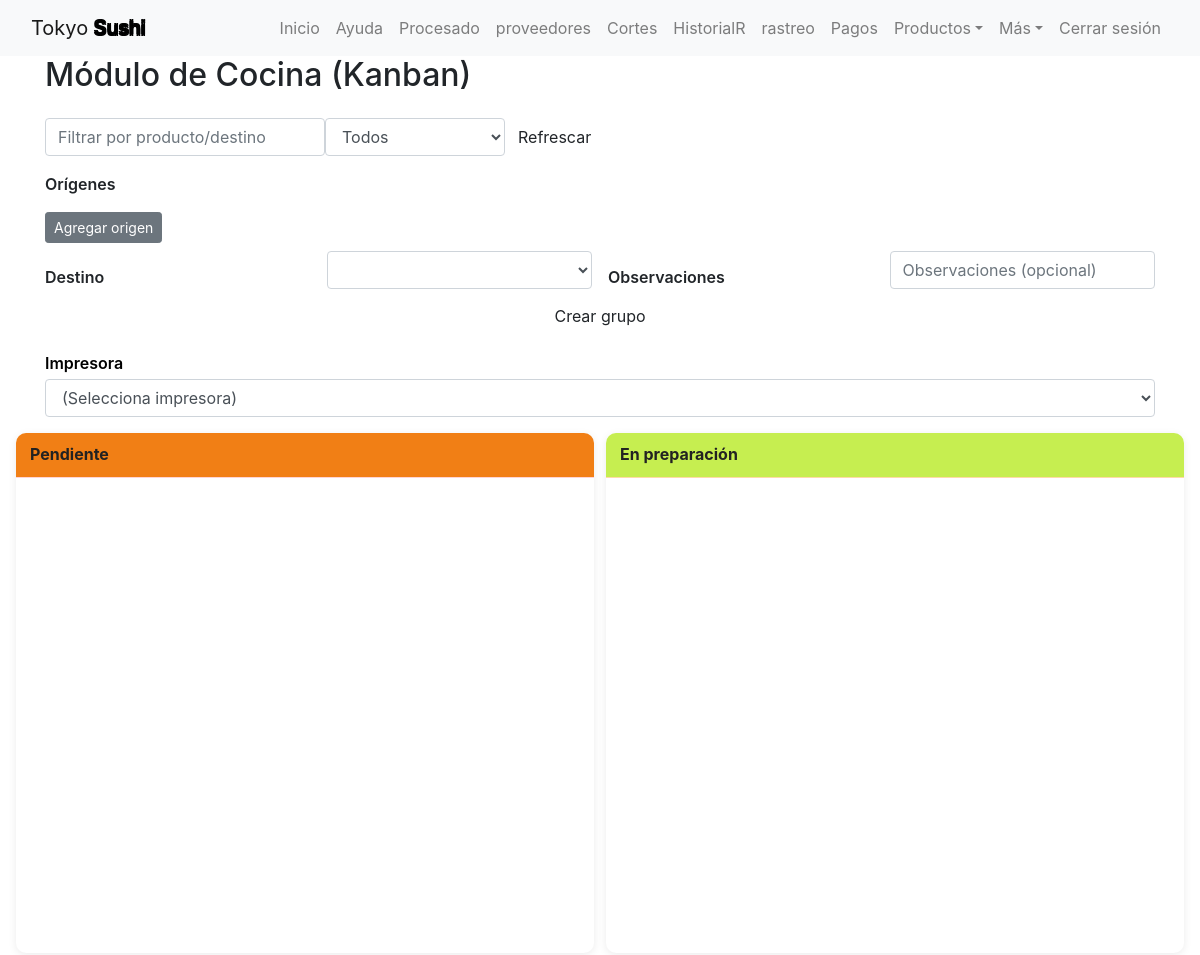
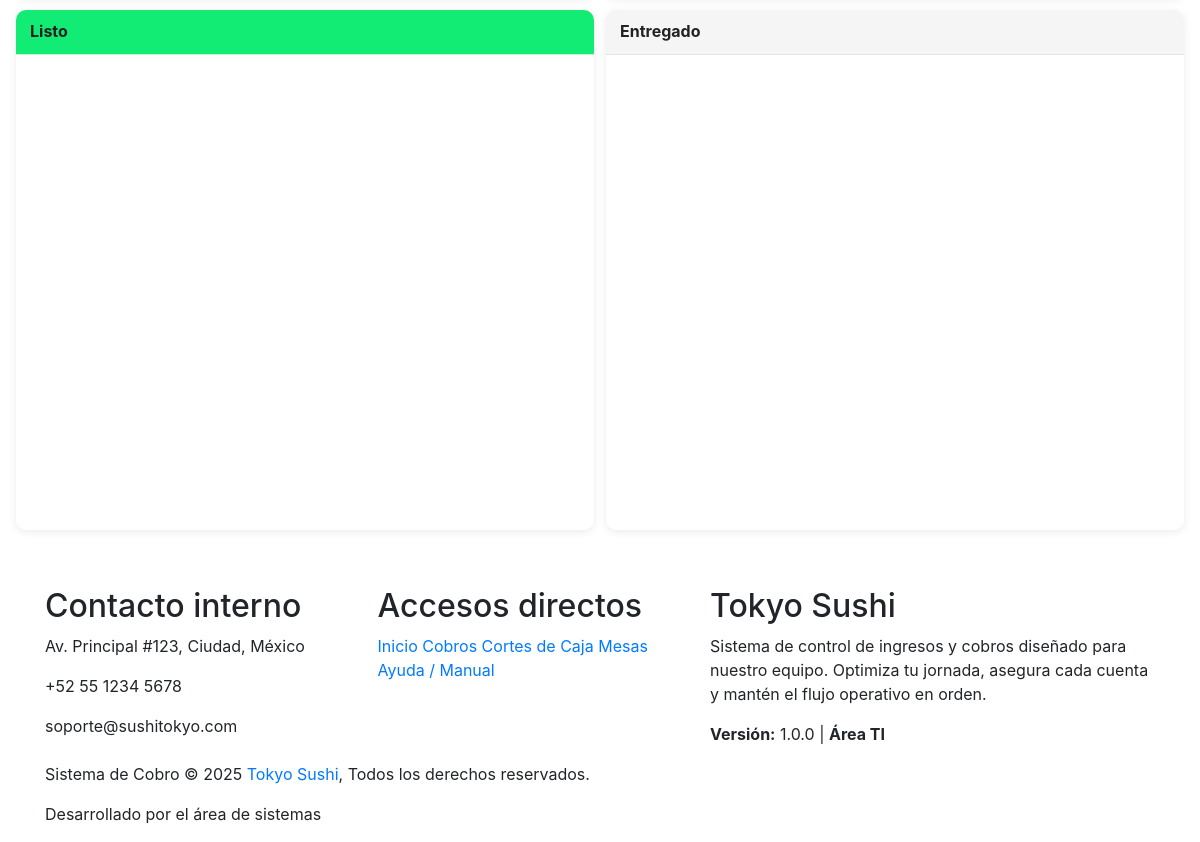
The page /vistas/cocina/cocina2.php (signed in) on the database its author committed (2 pictures, top to bottom).
### tables this page shows
CREATE TABLE `rutas` (
  `id` int(11) NOT NULL,
  `nombre` varchar(100) NOT NULL,
  `path` varchar(255) NOT NULL,
  `tipo` enum('link','dropdown','dropdown-item') NOT NULL,
  `grupo` varchar(50) DEFAULT NULL,
  `orden` int(11) DEFAULT 0
);

### vistas/cocina/cocina2.php (the view, shortened to what this page needs)
<?php
require_once __DIR__ . '/../../utils/cargar_permisos.php';
$rol_usuario = $_SESSION['rol'] ?? ($_SESSION['usuario']['rol'] ?? '');
$__rol_lower = strtolower((string)$rol_usuario);
$__puede_toolbar = in_array($__rol_lower, ['admin','supervisor'], true);
$__corte_id_abierto = 0;
try {
    if (isset($conn) && $conn) {
        $stmtC = $conn->prepare("SELECT id FROM cortes_almacen WHERE fecha_fin IS NULL ORDER BY id DESC LIMIT 1");
        if ($stmtC) {
            if ($stmtC->execute()) {
                $resC = $stmtC->get_result();
                if ($resC && ($rowC = $resC->fetch_assoc())) {
                    $__corte_id_abierto = (int)$rowC['id'];
                }
            }
        }
    }
} catch (Throwable $e) {
    $__corte_id_abierto = 0;
}
?>
<div class="page-header mb-0">
  <div class="container">
    <div class="row"><div class="col-12"><h2>Módulo de Cocina (Kanban)</h2></div></div>
  </div>
</div>
<div class="container my-3">
  <div class="d-flex gap-2 align-items-center flex-wrap">
    <input id="txtFiltro" type="text" class="form-control" placeholder="Filtrar por producto/destino" style="max-width:280px">
    <select id="selTipoEntrega" class="form-control" style="max-width:180px">
      <option value="">Todos</option>
    </select>
    <button id="btnRefrescar" class="btn custom-btn">Refrescar</button>
  </div>
 </div>
<div id="sec-crear-grupo" class="container my-3" style="<?= ($__puede_toolbar && $__corte_id_abierto>0) ? '' : 'display:none'; ?>">
  <div class="procesado-toolbar" style="grid-template-columns: 1fr 1fr 1fr 1fr;">
    <label>Orígenes</label>
    <div style="grid-column: 1 / -1;">
      <button id="btnAddOrigen" class="btn btn-secondary btn-sm mt-2">Agregar origen</button>
    </div>
    <label for="selInsumoDestinoGrupo">Destino</label>
    <select id="selInsumoDestinoGrupo" class="form-control"></select>
    <label for="inpObsProcGrupo">Observaciones</label>
    <input id="inpObsProcGrupo" type="text" class="form-control" placeholder="Observaciones (opcional)">
    <button id="btnCrearGrupo" class="btn custom-btn" style="grid-column: 1 / -1;">Crear grupo</button>
    <div class="mt-2" style="grid-column: 1 / -1;">
      <label for="selImpresoraCocina" class="mb-1" style="color:black">Impresora</label>
      <select id="selImpresoraCocina" class="sel-impresora form-control"><option value="">(Selecciona impresora)</option></select>
    </div>
  </div>
</div>
<div id="kanban" class="kanban-container">
  <div class="kanban-board board-pendiente" data-status="pendiente">
    <h3>Pendiente</h3>
    <div class="kanban-dropzone" id="col-pendiente"></div>
  </div>
  <div class="kanban-board board-preparacion" data-status="en_preparacion">
    <h3>En preparación</h3>
    <div class="kanban-dropzone" id="col-preparacion"></div>
  </div>
  <div class="kanban-board board-listo" data-status="listo">
    <h3>Listo</h3>
    <div class="kanban-dropzone" id="col-listo"></div>
  </div>
  <div class="kanban-board board-entregado" data-status="entregado">
    <h3>Entregado</h3>
    <div class="kanban-dropzone" id="col-entregado"></div>
  </div>
</div>
<?php require_once __DIR__ . '/../footer.php'; ?>
</body>
</html>
<?php
$content = ob_get_clean();
include __DIR__ . '/../nav.php';

### vistas/footer.php (shortened to what this page needs)
 <hr style="border-color:#fff;">
<div class="footer">
    <div class="container">
        <div class="row">
            <div class="col-lg-7">
                <div class="row">
                    <div class="col-md-6">
                        <div class="footer-contact">
                            <h2>Contacto interno</h2>
                            <p><i class="fa fa-map-marker-alt"></i>Av. Principal #123, Ciudad, México</p>
                            <p><i class="fa fa-phone-alt"></i>+52 55 1234 5678</p>
                            <p><i class="fa fa-envelope"></i>soporte@sushitokyo.com</p>
                        </div>
                    </div>
                    <div class="col-md-6">
                        <div class="footer-link">
                            <h2>Accesos directos</h2>
                            <a href="index.php">Inicio</a>
                            <a href="ventas/ventas.php">Cobros</a>
                            <a href="corte_caja/corte.php">Cortes de Caja</a>
                            <a href="mesas/mesas.php">Mesas</a>
                            <a href="ayuda.php">Ayuda / Manual</a>
                        </div>
                    </div>
                </div>
            </div>
            <div class="col-lg-5">
                <div class="footer-newsletter">
                    <h2>Tokyo Sushi</h2>
                    <p>
                        Sistema de control de ingresos y cobros diseñado para nuestro equipo. Optimiza tu jornada, asegura cada cuenta y mantén el flujo operativo en orden.
                    </p>
                    <p class="mt-3"><strong>Versión:</strong> 1.0.0 | <strong>Área TI</strong></p>
                </div>
            </div>
        </div>
    </div>
    <div class="copyright">
        <div class="container">
            <p>Sistema de Cobro &copy; <?php echo date('Y'); ?> <a href="#">Tokyo Sushi</a>, Todos los derechos reservados.</p>
            <p>Desarrollado por el área de sistemas</p>
        </div>
    </div>
</div>

### vistas/nav.php (shortened to what this page needs)
<?php
$base_url = BASE_URL;
require_once __DIR__ . '/../utils/cargar_permisos.php';
$rutas_permitidas = $_SESSION['rutas_permitidas'];
$rutas = [];
if ($rutas_permitidas) {
    $placeholders = implode(',', array_fill(0, count($rutas_permitidas), '?'));
    $types = str_repeat('s', count($rutas_permitidas));
    $sql = "SELECT nombre, path, tipo, grupo, orden FROM rutas WHERE path IN ($placeholders) ORDER BY orden ASC";
    $stmt = $conn->prepare($sql);
    $stmt->bind_param($types, ...$rutas_permitidas);
    $stmt->execute();
    $rutas = $stmt->get_result()->fetch_all(MYSQLI_ASSOC);
}
$links = [];
$dropdowns = [];
foreach ($rutas as $ruta) {
    if ($ruta['tipo'] === 'link') {
        $links[] = $ruta;
    } elseif ($ruta['tipo'] === 'dropdown') {
        if (!isset($dropdowns[$ruta['grupo']])) {
            $dropdowns[$ruta['grupo']] = [
                'label' => $ruta['nombre'],
                'items' => []
            ];
        }
    } elseif ($ruta['tipo'] === 'dropdown-item') {
        if (!isset($dropdowns[$ruta['grupo']])) {
            $dropdowns[$ruta['grupo']] = [
                'label' => $ruta['grupo'],
                'items' => []
            ];
        }
        $dropdowns[$ruta['grupo']]['items'][] = $ruta;
    }
}
?>
<!DOCTYPE html>
<html lang="es">
<head>
    <link href="<?= $base_url ?>/utils/css/bootstrap.min.css" rel="stylesheet">
    <link href="<?= $base_url ?>/utils/css/all.min.css" rel="stylesheet">
    <link href="<?= $base_url ?>/utils/lib/animate/animate.min.css" rel="stylesheet">
    <link href="<?= $base_url ?>/utils/lib/owlcarousel/assets/owl.carousel.min.css" rel="stylesheet">
    <link href="<?= $base_url ?>/utils/fontawesome/css/all.min.css" rel="stylesheet">
    <link href="<?= $base_url ?>/utils/lib/tempusdominus/css/tempusdominus-bootstrap-4.min.css" rel="stylesheet">
    <link href="<?= $base_url ?>/utils/css/style1.css" rel="stylesheet">
</head>
<body>
<div class="navbar navbar-expand-lg bg-light navbar-light">
    <div class="container-fluid">
        <a href="<?= $base_url ?>/vistas/index.php" class="navbar-brand">Tokyo <span style="text-shadow: -1px -1px 0 #000, 1px -1px 0 #000, -1px 1px 0 #000, 1px 1px 0 #000;">Sushi</span></a>
        <div class="collapse navbar-collapse justify-content-between" id="navbarCollapse">
            <div class="navbar-nav ml-auto">
                <?php foreach ($links as $link): ?>
                    <a href="<?= $base_url . $link['path'] ?>" class="nav-item nav-link"><?= htmlspecialchars($link['nombre']) ?></a>
                <?php endforeach; ?>
                <?php foreach ($dropdowns as $grupo): ?>
                    <?php if (count($grupo['items']) > 0): ?>
                        <div class="nav-item dropdown">
                            <a href="#" class="nav-link dropdown-toggle" data-toggle="dropdown"><?= htmlspecialchars($grupo['label']) ?></a>
                        </div>
                    <?php endif; ?>
                <?php endforeach; ?>
                <a href="<?= $base_url ?>/vistas/logout.php" class="nav-item nav-link">Cerrar sesión</a>
            </div>
        </div>
    </div>
</div>
<?php echo $content ?? ''; ?>

### vistas/cocina/cocina2.php (style rules this page uses)
.procesado-toolbar { display:grid; grid-template-columns: repeat(4, minmax(160px, 1fr)); gap:.5rem 1rem; align-items:end; }
.procesado-toolbar label { font-weight:600; margin-bottom:0; }
.kanban-container { display:grid; gap:12px; grid-template-columns: repeat(4, minmax(0, 1fr)); padding: 0 16px 24px; }
@media (max-width: 1200px) { .kanban-container { grid-template-columns: repeat(2, 1fr); } }
.kanban-board { background:#fff; border-radius:10px; box-shadow:0 2px 8px rgba(0,0,0,.08); display:flex; flex-direction:column; min-height: 65vh; }
.kanban-board h3 { margin:0; padding:12px 14px; font-size:16px; font-weight:700; color:#222; border-bottom:1px solid #eee; border-top-left-radius:10px; border-top-right-radius:10px; }
.kanban-dropzone { flex:1; padding:10px; min-height:200px; overflow:auto; }
.board-pendiente h3 { background:#f17f15; border-color:#ffd4d4; }
.board-preparacion h3 { background:#c6ee50; border-color:#ffd9a6; }
.board-listo h3 { background:#13ec74; border-color:#c8f0d9; }
.board-entregado h3 { background:#f5f5f5; border-color:#e5e5e5; }

### rows shown on the page
rutas: nombre "Inicio"
rutas: nombre "Ayuda"
rutas: nombre "Procesado"
rutas: nombre "proveedores"
rutas: nombre "Cortes"
rutas: nombre "HistorialR"
rutas: nombre "rastreo"
rutas: nombre "Pagos"

### other values the page prints
$grupo['label'] "Productos"
$grupo['label'] "Más"
